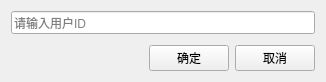
<?xml version="1.0" encoding="UTF-8"?>
<ui version="4.0">
 <class>AddFriendDlg</class>
 <widget class="QWidget" name="AddFriendDlg">
  <property name="geometry">
   <rect>
    <x>0</x>
    <y>0</y>
    <width>326</width>
    <height>82</height>
   </rect>
  </property>
  <property name="windowTitle">
   <string>添加好友</string>
  </property>
  <layout class="QVBoxLayout" name="verticalLayout">
   <property name="spacing">
    <number>11</number>
   </property>
   <item>
    <widget class="QWidget" name="topWidget" native="true">
     <layout class="QHBoxLayout" name="horizontalLayout">
      <property name="leftMargin">
       <number>0</number>
      </property>
      <property name="topMargin">
       <number>0</number>
      </property>
      <property name="rightMargin">
       <number>0</number>
      </property>
      <property name="bottomMargin">
       <number>0</number>
      </property>
      <item>
       <widget class="CRLineEdit" name="lineEdit">
        <property name="sizePolicy">
         <sizepolicy hsizetype="Expanding" vsizetype="Preferred">
          <horstretch>0</horstretch>
          <verstretch>0</verstretch>
         </sizepolicy>
        </property>
        <property name="placeholderText">
         <string>请输入用户ID</string>
        </property>
       </widget>
      </item>
     </layout>
    </widget>
   </item>
   <item>
    <widget class="QWidget" name="btnWidget" native="true">
     <layout class="QHBoxLayout" name="horizontalLayout_2">
      <property name="leftMargin">
       <number>0</number>
      </property>
      <property name="topMargin">
       <number>0</number>
      </property>
      <property name="rightMargin">
       <number>0</number>
      </property>
      <property name="bottomMargin">
       <number>0</number>
      </property>
      <item>
       <spacer name="horizontalSpacer">
        <property name="orientation">
         <enum>Qt::Horizontal</enum>
        </property>
        <property name="sizeHint" stdset="0">
         <size>
          <width>263</width>
          <height>20</height>
         </size>
        </property>
       </spacer>
      </item>
      <item>
       <widget class="QPushButton" name="searchBtn">
        <property name="sizePolicy">
         <sizepolicy hsizetype="Fixed" vsizetype="Preferred">
          <horstretch>0</horstretch>
          <verstretch>0</verstretch>
         </sizepolicy>
        </property>
        <property name="text">
         <string>确定</string>
        </property>
       </widget>
      </item>
      <item>
       <widget class="QPushButton" name="cancelBtn">
        <property name="sizePolicy">
         <sizepolicy hsizetype="Fixed" vsizetype="Preferred">
          <horstretch>0</horstretch>
          <verstretch>0</verstretch>
         </sizepolicy>
        </property>
        <property name="text">
         <string>取消</string>
        </property>
       </widget>
      </item>
     </layout>
    </widget>
   </item>
  </layout>
 </widget>
 <layoutdefault spacing="6" margin="11"/>
 <customwidgets>
  <customwidget>
   <class>CRLineEdit</class>
   <extends>QLineEdit</extends>
   <header location="global">CRLineEdit.h</header>
  </customwidget>
 </customwidgets>
 <tabstops>
  <tabstop>lineEdit</tabstop>
  <tabstop>searchBtn</tabstop>
  <tabstop>cancelBtn</tabstop>
 </tabstops>
 <resources/>
 <connections/>
</ui>
